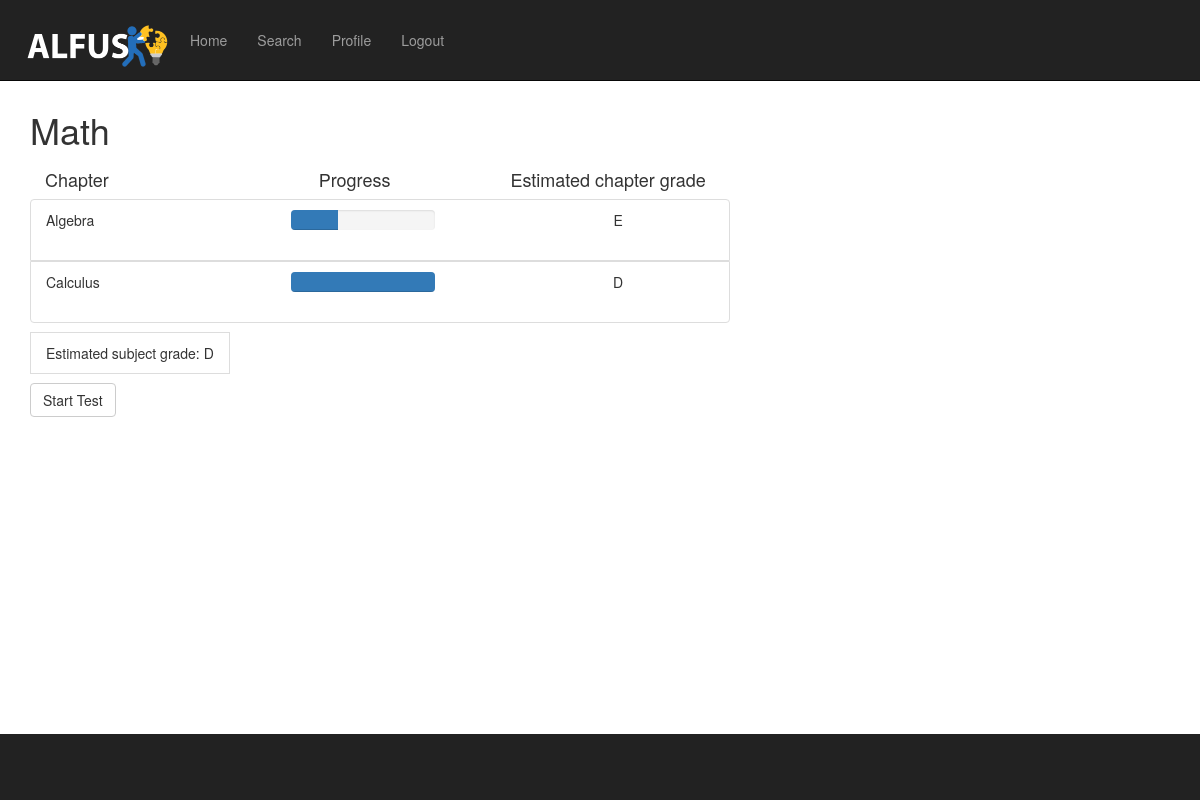
The app's page /questions/1/ (signed in), older data.
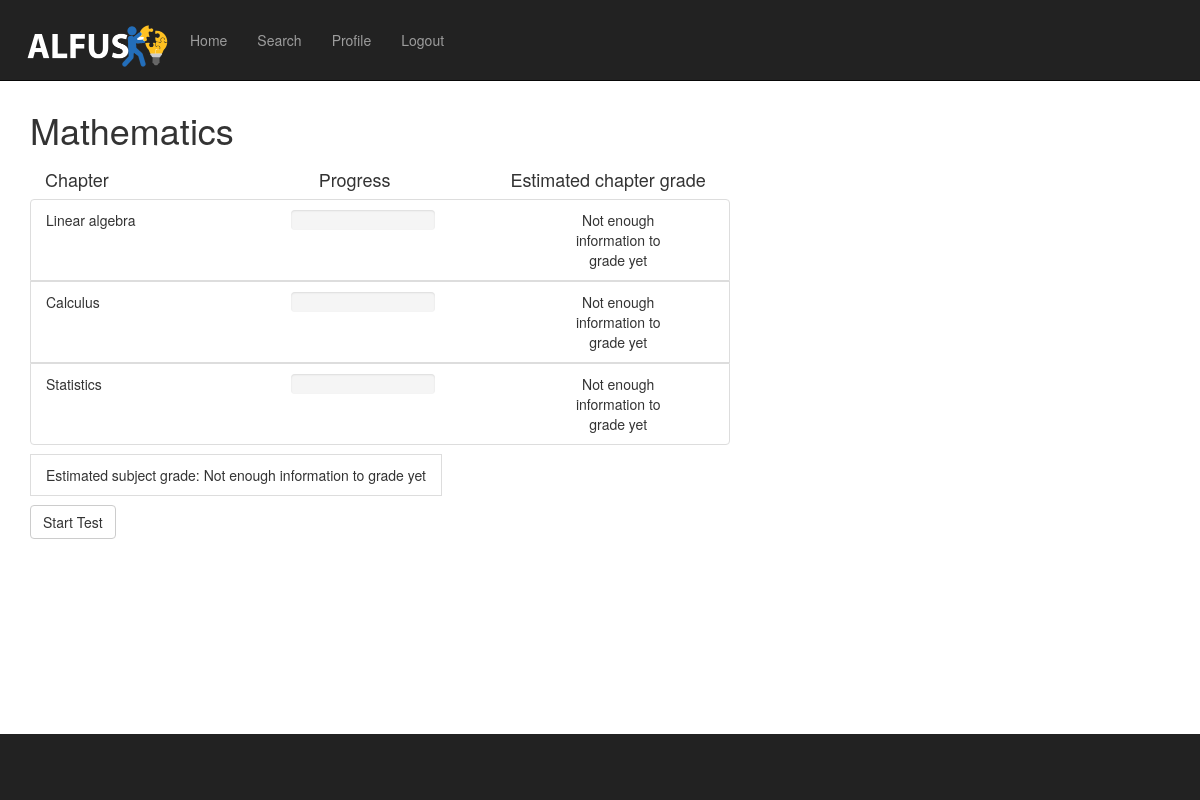
The same page, newer data.
### questions/models.py (models this page shows)
class Subject(models.Model):
    name = models.CharField(max_length=200)
    def __str__(self):
        return self.name

class Chapter(models.Model):
    name = models.CharField(max_length=200)
    description = models.TextField(max_length=1000, blank=True, default='')
    part_of = models.ForeignKey(Subject)
    def __str__(self):
        return self.name

### questions/views.py (the view)
# urls.py: url(r'^(?P<subject_id>\d+)/$', views.index_questions, name='index_questions'),
@login_required(login_url="/login/")
def index_questions(request, subject_id):
    question_list = Question.objects.filter(chapter__part_of_id=subject_id)
    subject_name = Subject.objects.get(pk=subject_id)
    question_dict = defaultdict(list)
    for question in question_list:
        question_dict[question.chapter_id].append((question.id, question.difficulty))
    request.session['question_dict'] = question_dict
    next_question_id = get_next_question(request, subject_id)
    questions_chapter = {}
    questions_chapter_answered = {}
    questions_in_subject = {}
    questions_in_subject_answered = {}
    current_user = request.user
    questions_by_user = hasAnswered.objects.all().filter(submitted_by=current_user, wasCorrect=True)
    for i in Chapter.objects.all():
        questions_chapter_answered[i] = 0
        questions = Question.objects.filter(chapter=i)
        questions_chapter[i] = len(questions)
        for s in list(questions_by_user):
            if s.submitted_answer.chapter == i:
                questions_chapter_answered[i] += 1
        subject = Subject.objects.get(pk=subject_id)
        for chapter in questions_chapter.keys():
            if chapter.part_of == subject:
                questions_in_subject[chapter] = questions_chapter[chapter]
        for chapter in questions_chapter_answered.keys():
            if chapter.part_of == subject:
                questions_in_subject_answered[chapter] = questions_chapter_answered[chapter]
    chapter = []
    percent = []
    grades = []
    for q in questions_in_subject.keys():
        qSet = hasChapter.objects.filter(chapter=q, user=current_user)
        if qSet:
            grades.append(number_to_grade(qSet[0].skill_rating_chapter))
        temp = 1
        if questions_in_subject[q] != 0:
            temp = questions_in_subject[q]
        percent.append(round(float(questions_in_subject_answered[q])/float(temp)*100))
        chapter.append(q)
    zipped = zip(chapter, percent, grades)
    subject_grade = get_grade_subject(request)[subject_name]
    return render(request, 'questions/index_questions.html',
                {'next_question_id': next_question_id, 'subject_id': subject_id, 'subject_name': subject_name, "chapters": zipped, 'subject_grade': subject_grade})

### questions/views.py (called while the page is built)
def number_to_grade(number):
    if number == 0.5 or number == 0:
        return("Not enough information to grade yet")
    elif number >= 0.89:
        return("A")
    elif number >= 0.77:
        return("B")
    elif number >= 0.65:
        return("C")
    elif number >= 0.53:
        return("D")
    elif number >= 0.41:
        return("E")
    else:
        return("F")

def get_grade_subject(request):
    skillrating_chapters = hasChapter.objects.filter(user=request.user)
    subject_grade = {}
    for t in list(Subject.objects.all()):
        count = 0
        temp = 0
        for q in list(skillrating_chapters):
            if q.chapter.part_of == t:
                temp += q.skill_rating_chapter
                count += 1
            print("count")
        print("---------------")
        if count == 0:
            count = 1
        subject_grade[t] = number_to_grade(temp / count)
        print(subject_grade)
    return(subject_grade)

### questions/templates/questions/index_questions.html (shortened to what this page needs)
{% extends "questions/base.html" %}
{% block content %}
    <h1 style="top: 20px;position: relative;">{{ subject_name }} </h1>
    <div class="container">
        <div style="top: 20px;position: relative">
            <h4 class="chaptertextstyle"> Chapter </h4>
            <h4 class="progresstextstyle"> Progress </h4>
            <h4 class="gradetextstyle"> Estimated chapter grade </h4>
        </div>
    </div>
    <div style="top: 20px;position: relative">
        {% if chapters %}
            <ul class="list-group" style=" width: 560px;table-layout: fixed;">
                {% for chapter, percent, grade in chapters %}
                    <li class="list-group-item">
                        <div class="row">
                            <div class="col-xs-3">
                                {{ chapter }}
                            </div>
                            <div class="col-xs-3" style="left: 70px">
                               <div class="progress">
  <div class="progress-bar" role="progressbar" aria-valuenow="{{ percent }}"
  aria-valuemin="0" aria-valuemax="100" style="width:{{ percent }}%">
  </div>
</div>
                            </div>
                            <div class="col-xs-2" style="left: 180px;text-align: center;">
                                {{ grade }}
                            </div>
                        </div>
                    </li>
                {% endfor %}
            </ul>
        {% else %}
            <p>No courses are available.</p>
        {% endif %}
    </div>
    <li class="list-group-item" div style="top: 20px;display: inline;word-break:break-all;">
                Estimated subject grade: {{ subject_grade }}
    </li>
    <div style="padding-top: 40px">
        <a href="{% url 'questions:detail' subject_id next_question_id %}" class="btn btn-default"
           role="button">Start Test</a>
    </div>
{% endblock %}

### questions/templates/questions/base.html (shortened to what this page needs)
{% load static %}
<!DOCTYPE html>
<html lang="en">
<head>
    <link href="{% static 'questions/css/bootstrap.min.css' %}" rel="stylesheet">
    <link href="{% static 'questions/css/stylesheet.css' %}" rel="stylesheet">
    <link href="{% static 'questions/css/logo-nav.css' %}" rel="stylesheet">
</head>
<body>
    <nav class="navbar navbar-inverse navbar-fixed-top" role="navigation">
        <div class="container">
            <div class="navbar-header">
                <a class="navbar-brand"  href="{% url 'questions:index' %}"><img src="{% static 'questions/img/ALFUSlogowhite.png' %}" style="width:160px;height:59.5px;"></a>
            </div>
            <div class="collapse navbar-collapse" id="bs-example-navbar-collapse-1">
                <ul class="nav navbar-nav">
                    <li>
                        <a href="{% url 'questions:index' %}">Home</a>
                    </li>
                    <li>
                        <a href= "/questions/search/?q=xxxx">Search</a>
                    </li>
                    <li>
                        <a href="{% url 'questions:profile' %}">Profile</a>
                    </li>
                    <li>
                        <a href="{% url 'questions:logout' %}">Logout</a>
                    </li>
                </ul>
            </div>
        </div>
    </nav>
    <div class="container">
        {%block content %}{% endblock %}
    </div>
    <nav id="tf-footer"></nav>
</body>
</html>

### questions/static/questions/css/stylesheet.css (style rules this page uses)
html, body { height: 100%; margin: 0; padding: 0; }
.container { min-height: 91%; }
nav#tf-footer { background: #222222; padding: 3% 0 2% 0; color: #f1f1f1; height: 9%; left: 0; right: 0; }

### questions/static/questions/css/logo-nav.css (style rules this page uses)
body { padding-top: 70px; }
.navbar-fixed-top .nav { padding: 15px 0; }
.navbar-fixed-top .navbar-brand { padding: 0 15px; }
@media (min-width:768px) { body { padding-top: 100px; } }
@media (min-width:768px) { .navbar-fixed-top .navbar-brand { padding: 15px 0; } }

### questions/templates/questions/base.html (style rules this page uses)
body { padding-top: 70px; }

### questions/templates/questions/index_questions.html (style rules this page uses)
.chaptertextstyle { float: left; position: relative; left: 0px }
.progresstextstyle { float: left; position: relative; left: 210px }
.gradetextstyle { float: left; position: relative; left: 330px }
.list-group-item { margin: 0; min-width: 700px; width: 100%; }

Row changes from the older to the newer data that the page shows:
changed Subject: name "Math" → "Mathematics"
changed Chapter: name "Algebra" → "Linear algebra"; grade "E" → "Not enough information to grade yet"
computed for Chapter "Calculus": grade "D" → "Not enough information to grade yet"
added Chapter: name "Statistics", grade "Not enough information to grade yet"
Text that changed along with them:
{{ subject_grade }}: "D" → "Not enough information to grade yet"
